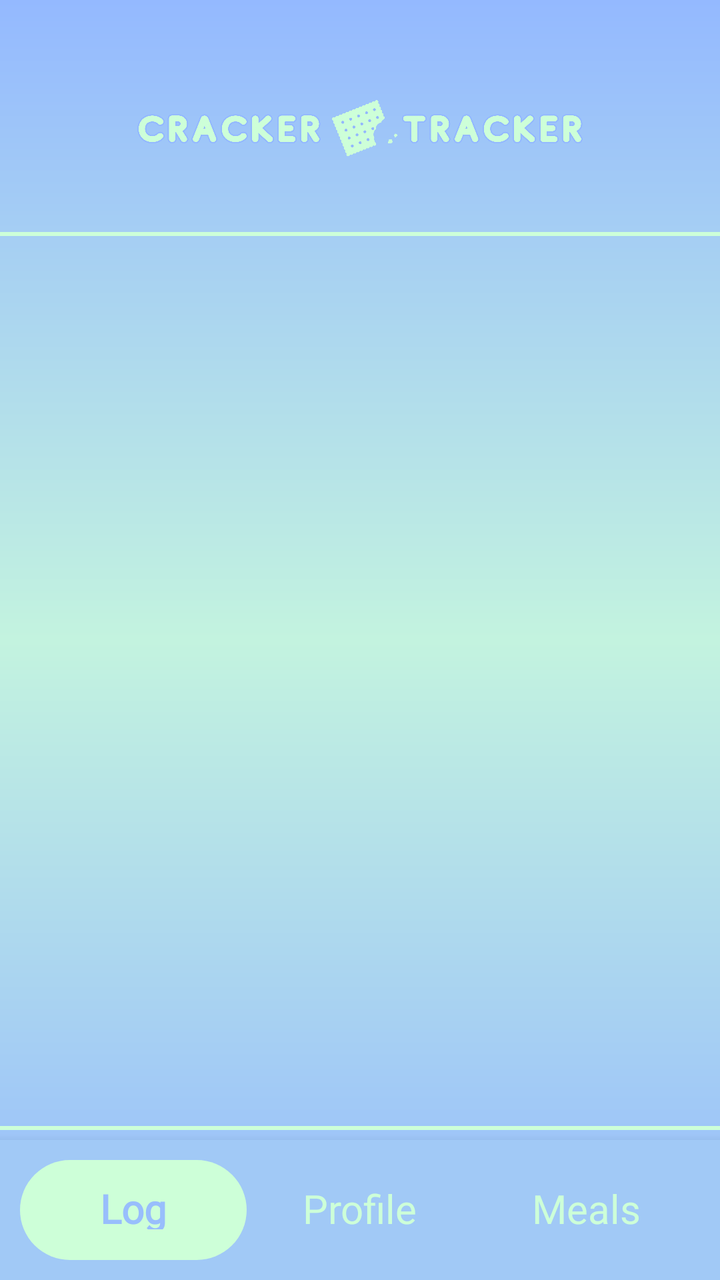
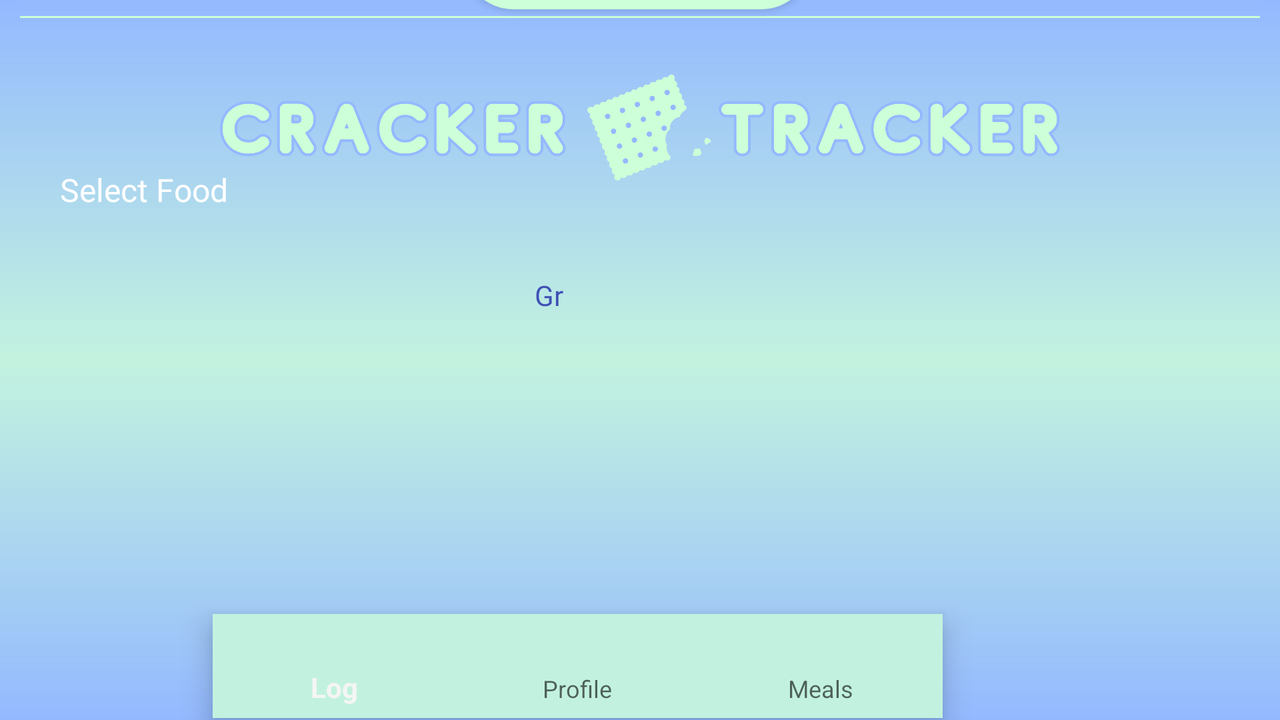

Compare how this app lays out the same screen by default and in its alternative resource folder. The renders come first, then the two layout files and the values they reference.
<!-- AndroidManifest.xml: application theme Theme.FoddApp -->
<!-- res/layout/activity_main.xml -->
<?xml version="1.0" encoding="utf-8"?>
<androidx.constraintlayout.widget.ConstraintLayout xmlns:android="http://schemas.android.com/apk/res/android"
    xmlns:app="http://schemas.android.com/apk/res-auto"
    xmlns:tools="http://schemas.android.com/tools"
    android:id="@+id/main"
    android:layout_width="match_parent"
    android:layout_height="match_parent"
    android:layout_gravity="center"
    android:background="@drawable/gradient_background"
    tools:context="com.tnc.crackertracker.UI.MainActivity">

    <ImageView
        android:id="@+id/upper_logo"
        android:layout_width="0dp"
        android:layout_height="63dp"
        android:layout_marginStart="22dp"
        android:layout_marginTop="33dp"
        android:layout_marginEnd="22dp"
        android:layout_marginBottom="8dp"
        app:layout_constraintBottom_toTopOf="@+id/UpperLine"
        app:layout_constraintEnd_toEndOf="parent"
        app:layout_constraintStart_toStartOf="parent"
        app:layout_constraintTop_toTopOf="parent"
        app:srcCompat="@drawable/crackertrackerlogo" />

    <View
        android:id="@+id/UpperLine"
        android:layout_width="392dp"
        android:layout_height="2dp"
        android:layout_marginTop="20dp"
        android:background="#CDFFD8"
        app:layout_constraintEnd_toEndOf="@+id/upper_logo"
        app:layout_constraintStart_toStartOf="@+id/upper_logo"
        app:layout_constraintTop_toBottomOf="@+id/upper_logo" />

    <FrameLayout
        android:id="@+id/fragment_container"
        android:layout_width="match_parent"
        android:layout_height="0dp"
        app:layout_constraintBottom_toTopOf="@id/menu_bar"
        app:layout_constraintEnd_toEndOf="parent"
        app:layout_constraintStart_toStartOf="parent"
        app:layout_constraintTop_toBottomOf="@id/UpperLine" />

    <View
        android:id="@+id/BottomLine"
        android:layout_width="392dp"
        android:layout_height="2dp"
        android:layout_marginBottom="5dp"
        android:background="#CDFFD8"
        app:layout_constraintBottom_toTopOf="@+id/menu_bar"
        app:layout_constraintEnd_toEndOf="@+id/UpperLine"
        app:layout_constraintHorizontal_bias="1.0"
        app:layout_constraintStart_toStartOf="@+id/UpperLine"
        app:layout_constraintVertical_bias="0.816" />

    <com.google.android.material.bottomnavigation.BottomNavigationView
        android:id="@+id/menu_bar"
        android:layout_width="match_parent"
        android:layout_height="70dp"
        android:background="#a1c9f6"
        app:labelVisibilityMode="labeled"
        app:itemBackground="@drawable/ottom_nav_item_background"
        app:itemTextAppearanceActive="@style/BottomNavItemText"
        app:itemTextAppearanceInactive="@style/BottomNavItemText"
        android:padding="10dp"
        app:itemTextColor="@color/bottom_nav_text_colors"
        app:layout_constraintBottom_toBottomOf="parent"
        app:menu="@menu/bottom_navigation_menu">

    </com.google.android.material.bottomnavigation.BottomNavigationView>
</androidx.constraintlayout.widget.ConstraintLayout>
<!-- resources referenced by this layout -->
<resources>
  <!-- drawable crackertrackerlogo: png bitmap (drawable, 303992 bytes) -->
  <!-- drawable gradient_background (drawable) -->
  <?xml version="1.0" encoding="utf-8"?>
  <shape xmlns:android="http://schemas.android.com/apk/res/android">
      <gradient
          android:startColor="#94b9ff"
          android:centerColor="#C3F3DF"
          android:endColor="#94b9ff"
      android:angle="90"/>
  </shape>
  <!-- drawable ottom_nav_item_background (drawable) -->
  <?xml version="1.0" encoding="utf-8"?>
  <selector xmlns:android="http://schemas.android.com/apk/res/android">
      <item android:state_checked="true">
          <shape android:shape="rectangle">
              <solid android:color="#CDFFD8"/>
              <corners android:radius="25dp"/>
              <padding
                  android:top="8dp"
                  android:bottom="8dp"/>
          </shape>
      </item>
      <item>
          <shape android:shape="rectangle">
              <solid android:color="@android:color/transparent"/>
              <padding
                  android:top="8dp"
                  android:bottom="8dp"/>
          </shape>
      </item>
  </selector>
  <style name="BottomNavItemText" parent="TextAppearance.AppCompat.Medium">
          <item name="android:textSize">20sp</item> 
          <item name="android:textColor">@color/bottom_nav_text_colors</item> 
          <item name="android:fontFamily">@font/studlyregular</item> 
      </style>
  <style name="Theme.FoddApp" parent="Base.Theme.FoddApp" />
  <style name="Base.Theme.FoddApp" parent="Theme.AppCompat.Light.NoActionBar">
          
          
      </style>
</resources>
<!-- res/layout-land/activity_main.xml (the repository's variant of the layout above) -->
<!-- drawn on the phone turned sideways -->
<?xml version="1.0" encoding="utf-8"?>
<androidx.constraintlayout.widget.ConstraintLayout xmlns:android="http://schemas.android.com/apk/res/android"
    xmlns:app="http://schemas.android.com/apk/res-auto"
    xmlns:tools="http://schemas.android.com/tools"
    android:id="@+id/main"
    android:layout_width="match_parent"
    android:layout_height="match_parent"
    android:background="@drawable/gradient_background"
    tools:context="com.tnc.crackertracker.UI.MainActivity">

    <ImageView
        android:id="@+id/upper_logo"
        android:layout_width="0dp"
        android:layout_height="63dp"
        android:layout_marginStart="22dp"
        android:layout_marginTop="33dp"
        android:layout_marginEnd="22dp"
        app:layout_constraintEnd_toEndOf="parent"
        app:layout_constraintStart_toStartOf="parent"
        app:layout_constraintTop_toTopOf="parent"
        app:srcCompat="@drawable/crackertrackerlogo" />


    <View
        app:layout_constraintBottom_toBottomOf="@+id/upper_logo"
        android:id="@+id/UpperLine"
        android:layout_width="0dp"
        android:layout_height="1dp"
        android:layout_marginStart="10dp"
        android:layout_marginTop="8dp"
        android:layout_marginEnd="10dp"
        android:layout_marginBottom="70dp"
        android:background="#CDFFD8"
        app:layout_constraintBottom_toTopOf="@+id/select_food_label"
        app:layout_constraintEnd_toEndOf="parent"
        app:layout_constraintHorizontal_bias="0.0"
        app:layout_constraintStart_toStartOf="parent"
        app:layout_constraintTop_toBottomOf="@+id/upper_logo" />

    <TextView
        app:layout_constraintBottom_toBottomOf="@+id/UpperLine"
        android:id="@+id/select_food_label"
        android:layout_width="146dp"
        android:layout_height="21dp"
        android:layout_marginStart="30dp"
        android:layout_marginTop="5dp"
        android:fontFamily="@font/studlyregular"
        android:text="@string/select_food"
        android:textColor="#FFFFFF"
        android:textSize="16sp"
        app:layout_constraintStart_toStartOf="parent"
        app:layout_constraintTop_toBottomOf="@+id/UpperLine" />

    <Button
        android:id="@+id/add_button"
        android:layout_width="210dp"
        android:layout_height="55dp"
        android:layout_marginTop="24dp"
        android:background="@drawable/add_button_background"
        android:fontFamily="@font/studlyregular"
        android:text="@string/add"
        app:layout_constraintBottom_toBottomOf="@+id/Food_Input"
        app:layout_constraintEnd_toEndOf="parent"
        app:layout_constraintHorizontal_bias="0.432"
        app:layout_constraintStart_toStartOf="parent"
        app:layout_constraintTop_toBottomOf="@+id/Gram_label"
        app:layout_constraintVertical_bias="0.255" />

    <TextView
        app:layout_constraintTop_toBottomOf="@+id/add_button"
        android:id="@+id/selected_foods_title"
        android:layout_width="130dp"
        android:layout_height="23dp"
        android:layout_marginStart="28dp"
        android:layout_marginTop="2dp"
        android:layout_marginEnd="216dp"
        android:layout_marginBottom="5dp"
        android:fontFamily="@font/studlyregular"
        android:text="@string/selected_foods"
        android:textColor="#FFFFFF"
        android:textSize="16sp"
        app:layout_constraintBottom_toBottomOf="@+id/add_button"
        app:layout_constraintBottom_toTopOf="@+id/selected_foods_recyclerview"
        app:layout_constraintHorizontal_bias="0.486"
        app:layout_constraintStart_toStartOf="parent"
      />

    <androidx.recyclerview.widget.RecyclerView
        android:id="@+id/selected_foods_recyclerview"
        android:layout_width="329dp"
        android:layout_height="195dp"
        android:layout_marginStart="20dp"
        android:layout_marginTop="2dp"
        android:layout_marginEnd="20dp"
        android:layout_marginBottom="50dp"
        app:layout_constraintBottom_toBottomOf="@+id/selected_foods_title"
        app:layout_constraintBottom_toTopOf="@+id/BottomLine"
        app:layout_constraintEnd_toEndOf="parent"
        app:layout_constraintStart_toStartOf="parent"
        app:layout_constraintTop_toBottomOf="@+id/selected_foods_title"
        app:layout_constraintVertical_bias="0.127" />

    <View
        android:id="@+id/BottomLine"
        android:layout_width="0dp"
        android:layout_height="1dp"
        android:layout_marginStart="10dp"
        android:layout_marginEnd="10dp"
        android:background="#95BBFE"
        app:layout_constraintEnd_toEndOf="parent"
        app:layout_constraintStart_toStartOf="parent"
        tools:layout_editor_absoluteY="797dp" />

    <TextView
        android:id="@+id/Food_Input"
        android:layout_width="207dp"
        android:layout_height="45dp"
        android:layout_marginStart="20dp"
        android:layout_marginTop="5dp"
        android:background="@drawable/edittextroundedback"
        app:layout_constraintStart_toStartOf="parent"
        app:layout_constraintTop_toBottomOf="@+id/select_food_label" />

    <TextView
        android:id="@+id/Gram_label"
        android:layout_width="45dp"
        android:layout_height="45dp"
        android:layout_marginStart="25dp"
        android:layout_marginTop="20dp"
        app:layout_constraintRight_toRightOf="@+id/Food_Input"
        android:background="@drawable/edittextroundedback"
        android:fontFamily="@font/studlyregular"
        android:gravity="center"
        android:text="Gr"
        android:textColor="#3F51B5"
        app:layout_constraintStart_toEndOf="@+id/Food_Input"
        app:layout_constraintTop_toBottomOf="@+id/select_food_label" />

    <TextView
        android:id="@+id/Gram_input"
        android:layout_width="100dp"
        android:layout_height="45dp"
        android:layout_marginTop="5dp"
        android:layout_marginEnd="45dp"
        android:background="@drawable/edittextroundedback"
        app:layout_constraintEnd_toEndOf="parent"
        app:layout_constraintHorizontal_bias="1.0"
        app:layout_constraintStart_toEndOf="@+id/Gram_label"
        app:layout_constraintTop_toBottomOf="@+id/select_food_label" />

    <Button
        app:layout_constraintBottom_toBottomOf="@+id/selected_foods_title"
        android:id="@+id/submint_button"
        android:layout_width="174dp"
        android:layout_height="50dp"
        android:layout_marginTop="5dp"
        android:layout_marginBottom="10dp"
        android:background="@drawable/add_button_background"
        android:fontFamily="@font/studlyregular"
        android:text="Submit"
        app:layout_constraintBottom_toTopOf="@+id/BottomLine"
        app:layout_constraintEnd_toEndOf="parent"
        app:layout_constraintHorizontal_bias="0.497"
        app:layout_constraintStart_toStartOf="parent"
        app:layout_constraintTop_toBottomOf="@+id/selected_foods_recyclerview"
        app:layout_constraintVertical_bias="0.042" />

    <com.google.android.material.bottomnavigation.BottomNavigationView
        android:id="@+id/menu_bar"
        android:layout_width="365dp"
        android:layout_height="52dp"
        android:layout_marginStart="1dp"
        android:layout_marginTop="1dp"
        android:layout_marginEnd="1dp"
        android:layout_marginBottom="1dp"
        android:background="#C2F2DF"
        app:itemIconSize="150dp"
        app:layout_constraintBottom_toBottomOf="parent"
        app:layout_constraintEnd_toEndOf="parent"
        app:layout_constraintHorizontal_bias="0.386"
        app:layout_constraintStart_toStartOf="parent"
        app:layout_constraintTop_toBottomOf="@+id/BottomLine"
        app:layout_constraintVertical_bias="1.0"
        app:menu="@menu/bottom_navigation_menu" />

</androidx.constraintlayout.widget.ConstraintLayout>
<!-- resources referenced by the variant -->
<!-- as the phone turned sideways resolves them -->
<resources>
  <!-- drawable add_button_background (drawable) -->
  <selector xmlns:android="http://schemas.android.com/apk/res/android">
      <item android:state_pressed="true">
          <shape android:shape="rectangle">
              <solid android:color="#CDFFD8"/>
              <corners android:radius="16dp"/>
          </shape>
      </item>
      <item>
          <shape android:shape="rectangle">
              <solid android:color="#CDFFD8"/>
              <corners android:radius="40dp"/>
          </shape>
      </item>
  </selector>
  <!-- drawable crackertrackerlogo: png bitmap (drawable, 303992 bytes) -->
  <!-- drawable gradient_background (drawable) -->
  <?xml version="1.0" encoding="utf-8"?>
  <shape xmlns:android="http://schemas.android.com/apk/res/android">
      <gradient
          android:startColor="#94b9ff"
          android:centerColor="#C3F3DF"
          android:endColor="#94b9ff"
      android:angle="90"/>
  </shape>
  <string name="add">ADD</string>
  <string name="select_food">Select Food</string>
  <string name="selected_foods">Selected Foods</string>
  <style name="Theme.FoddApp" parent="Base.Theme.FoddApp" />
  <style name="Base.Theme.FoddApp" parent="Theme.AppCompat.Light.NoActionBar">
          
          
      </style>
</resources>
